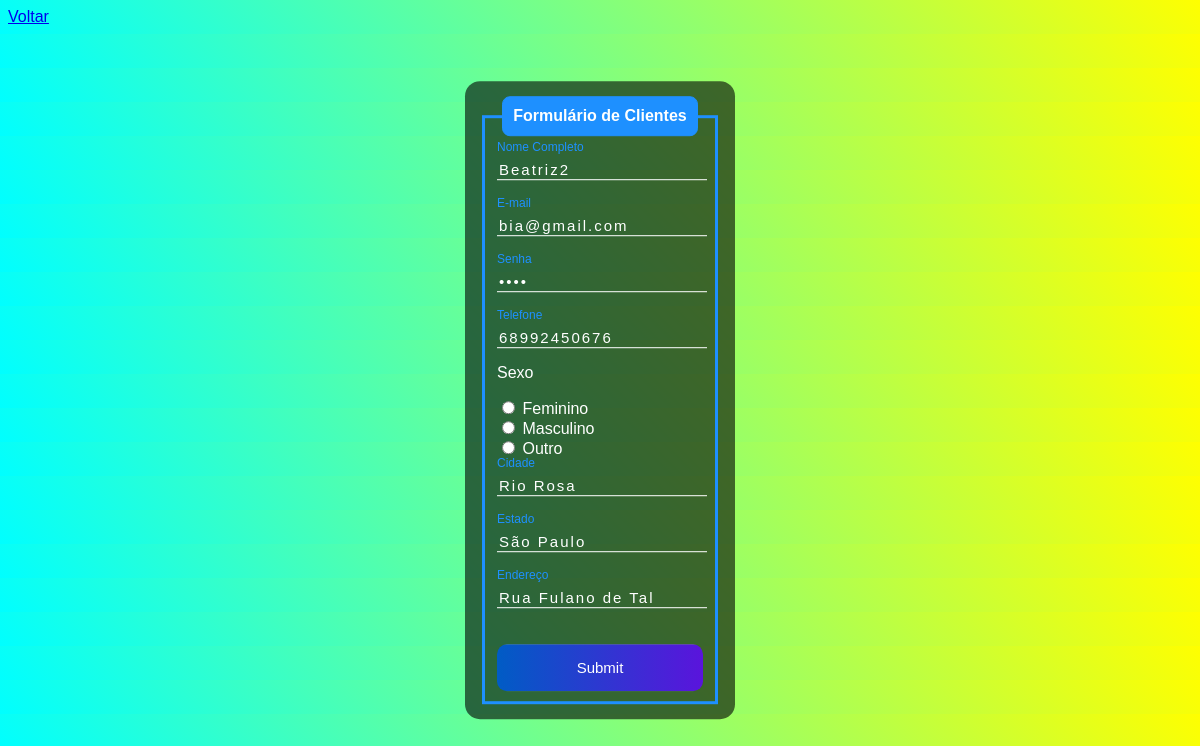
/editar2.php?id=4, run on the app's committed database.
### tables this page shows
CREATE TABLE `clientes` (
  `id` int(10) NOT NULL,
  `Nome` varchar(100) NOT NULL,
  `email` varchar(110) NOT NULL,
  `senha` varchar(40) NOT NULL,
  `telefone` varchar(15) NOT NULL,
  `sexo` varchar(15) NOT NULL,
  `cidade` varchar(45) NOT NULL,
  `estado` varchar(45) NOT NULL,
  `endereco` varchar(45) NOT NULL
);

### editar2.php (the view, shortened to what this page needs)
<?php
    if(!empty($_GET['id']))
    {
        include_once('config2.php');
        $id = $_GET['id'];
        $sqlSelect = "SELECT * FROM clientes WHERE id=$id";
        $result = $conexao->query($sqlSelect);
        if($result->num_rows > 0){
            while($user_data = mysqli_fetch_assoc($result)){
                $Nome = $user_data['Nome'];
                $email = $user_data['email'];
                $senha = $user_data['senha'];
                $telefone = $user_data['telefone'];
                $sexo = $user_data['sexo'];
                $cidade = $user_data['cidade'];
                $estado = $user_data['estado'];
                $endereco = $user_data['endereco'];
            }
        }else{
            header("Location: sistema2.php");
        }
    } else{
        header("Location: sistema2.php");
            }
?>
<!DOCTYPE html>
<html lang="en">
<head>
</head>
<body>
    <a href="sistema2.php">Voltar</a>
    <div class="box">
        <form action="salvarEditar2.php" method="POST">
            <fieldset>
                <legend><b>Formulário de Clientes</b></legend>
                <br>
                <div class="inputBox">
                    <input type="text" name="Nome" id="Nome" class="inputUser" value="<?php echo $Nome?>" required>
                    <label for="Nome" class="labelInput">Nome Completo</label>
                </div>
                <br><br>
                <div class="inputBox">
                    <input type="email" name="email" id="email" class="inputUser" value="<?php echo $email?>" required>
                    <label for="email" class="labelInput">E-mail</label>
                </div>
                <br><br>
                <div class="inputBox">
                    <input type="password" name="senha" id="senha" class="inputUser" value="<?php echo $senha?>" required>
                    <label for="senha" class="labelInput">Senha</label>
                </div>
                <br><br>
                <div class="inputBox">
                    <input type="tel" name="telefone" id="telefone" class="inputUser" value="<?php echo $telefone?>" required>
                    <label for="telefone" class="labelInput">Telefone</label>
                </div>
                <p>Sexo</p>
                <input type="radio" id="feminino" name="sexo" value="feminino" value="<?php echo ($sexo == 'feminino') ? 'checked' : '' ?>" required>
                <label for="feminino">Feminino</label>
                <br>
                <input type="radio" id="masculino" name="sexo" value="masculino" value="<?php echo ($sexo == 'masculino') ? 'checked' : '' ?>" required>
                <label for="masculino">Masculino</label>
                <br>
                <input type="radio" id="outro" name="sexo" value="outro" value="<?php echo ($sexo == 'outro') ? 'checked' : '' ?>" required>
                <label for="outro">Outro</label>
                <br><br>
                <div class="inputBox">
                    <input type="text" name="cidade" id="cidade" class="inputUser" value="<?php echo $cidade?>" required>
                    <label for="cidade" class="labelInput">Cidade</label>
                </div>
                <br><br>
                <div class="inputBox">
                    <input type="text" name="estado" id="estado" class="inputUser" value="<?php echo $estado?>" required>
                    <label for="estado" class="labelInput">Estado</label>
                </div>
                <br><br>
                <div class="inputBox">
                    <input type="text" name="endereco" id="endereco" class="inputUser" value="<?php echo $endereco?>" required>
                    <label for="endereco" class="labelInput">Endereço</label>
                </div>
                <br><br>
                <input type="submit" name="update" id="update">
            </fieldset>
        </form>
    </div>
</body>
</html>

### editar2.php (style rules this page uses)
body { font-family: Arial, Helvetica, sans-serif; background-image: linear-gradient(45deg, cyan, yellow); }
.box { position: absolute; top: 50%; left: 50%; transform: translate(-50%, -50%); background-color: rgba(0, 0, 0, 0.6); padding: 15px; border-radius: 15px; width: 20%; color: white; }
fieldset { border: 3px solid dodgerblue; }
legend { border: 1px solid dodgerblue; padding: 10px; text-align: center; background-color: dodgerblue; border-radius: 8px; color: white; }
.inputBox { position: relative; }
.inputUser { background: none; border: none; border-bottom: 1px solid white; outline: none; color: white; font-size: 15px; width: 100%; letter-spacing: 2px; }
.labelInput { position: absolute; top: 0px; left: 0px; pointer-events: none; transition: .5s; }
.inputUser:focus ~ .labelInput, .inputUser:valid ~ .labelInput { top: -20px; font-size: 12px; color: dodgerblue; }
#update { background-image: linear-gradient(to right, rgb(0, 92, 197), rgb(90, 20, 220)); width: 100%; border: none; padding: 15px; color: white; font-size: 15px; cursor: pointer; border-radius: 10px; }

### data on the page
clientes: Nome "Beatriz2", email "bia@gmail.com", telefone "68992450676", sexo "☐ Feminino", sexo "☐ Masculino", sexo "☐ Outro", cidade "Rio Rosa", estado "São Paulo", endereco "Rua Fulano de Tal"
